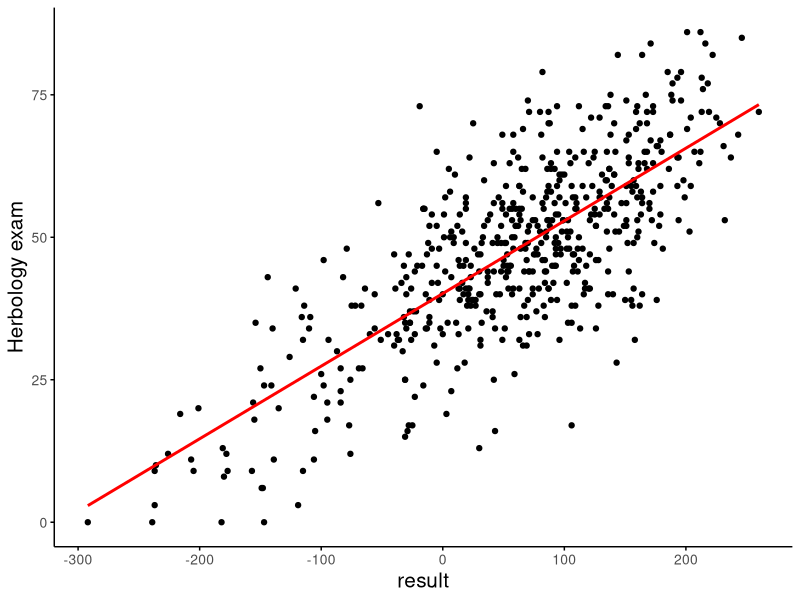
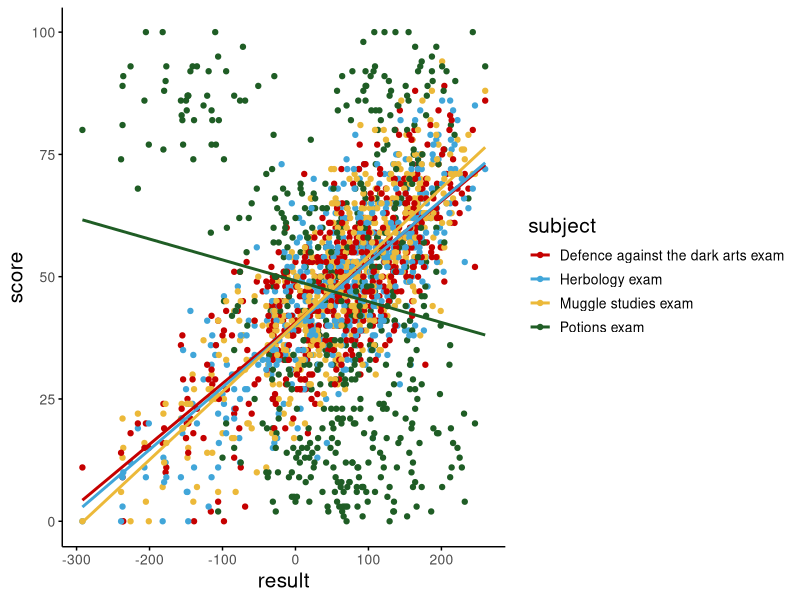
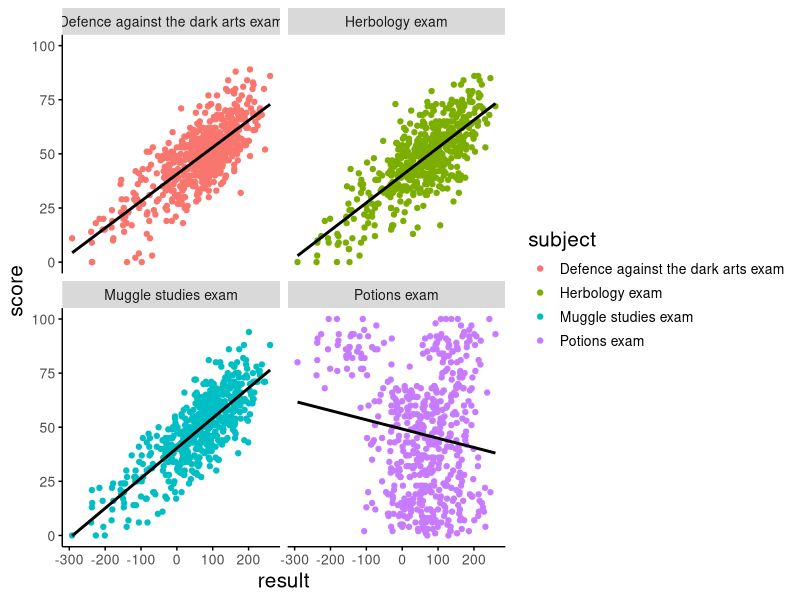
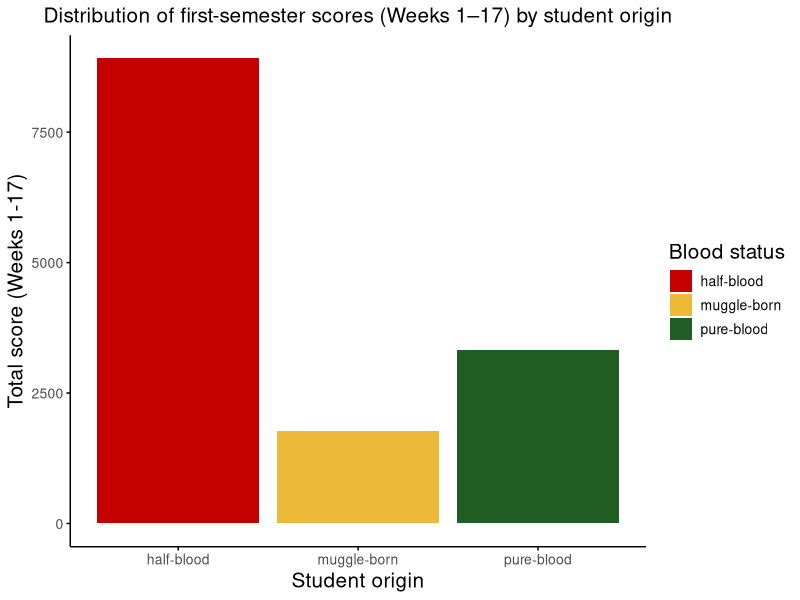
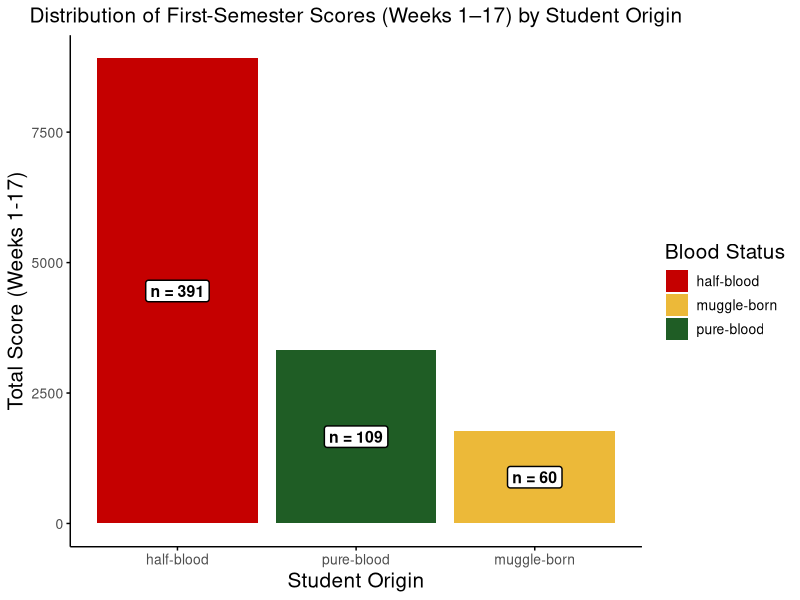
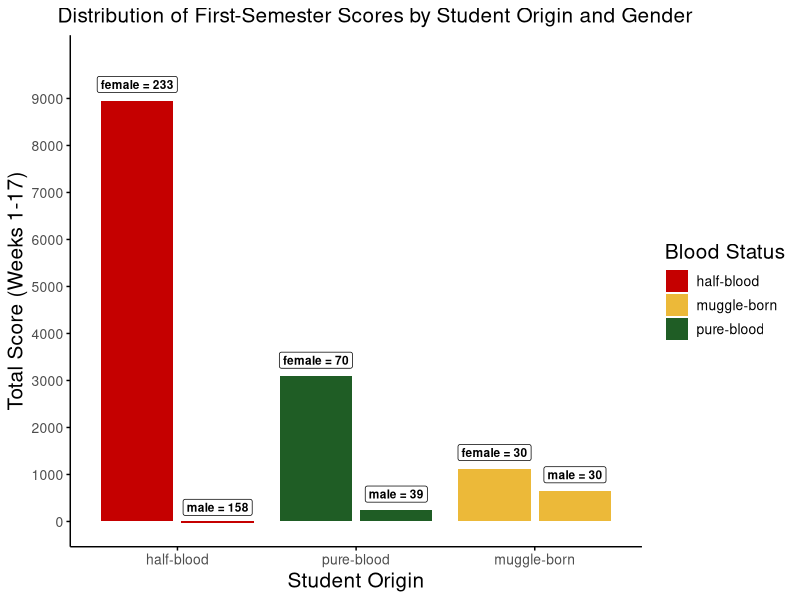
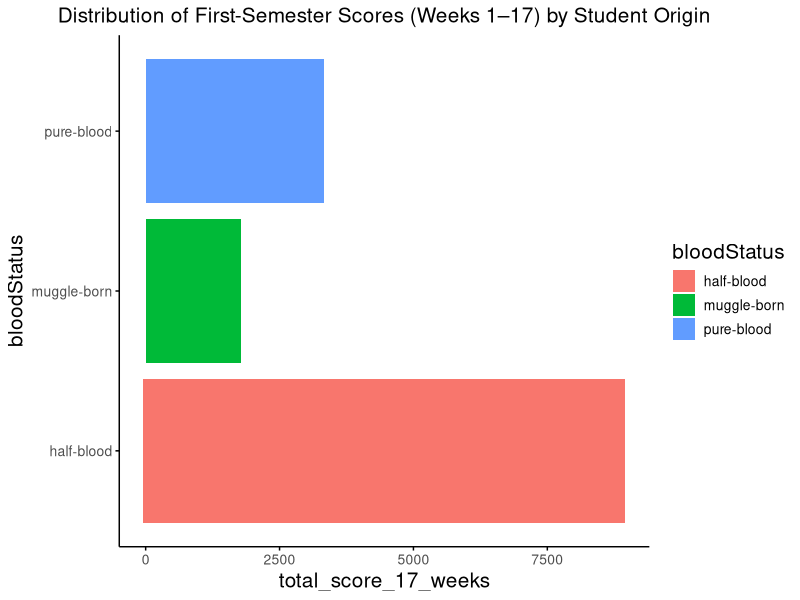
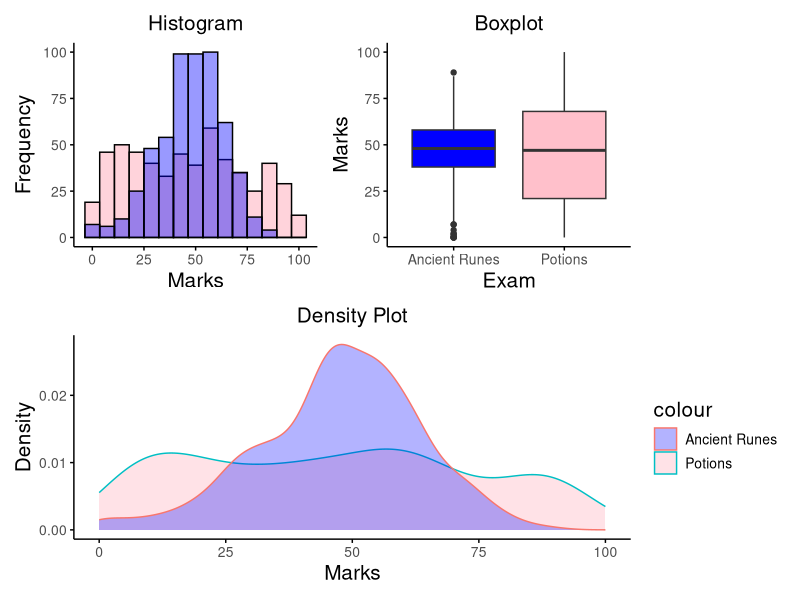

Reproduce these figures in R, in order.
## ---- chunk 1
knitr::opts_chunk$set(echo = TRUE)

library(readr)
library(tidyverse)
library(ggplot2)
library(patchwork)
library(ggpubr)
## ---- chunk 2
hogwarts <- read_csv("data/hogwarts_2024.csv")
hogwarts %>%
  glimpse()
hogwarts <- hogwarts |> mutate(
  across(c(house, course, sex, wandCore, bloodStatus), ~ as.factor(.x))
)
## ---- chunk 3
theme_custom <- theme(
    panel.background = element_rect(fill = "white"),
    plot.title = element_text(size = 15, hjust = 0.5),
    plot.subtitle = element_text(size = 15, hjust = 0.5),
    strip.text = element_text(size = 10),
    axis.text = element_text(size = 10),
    axis.title = element_text(size = 15),
    legend.title = element_text(size = 15),
    legend.text = element_text(size = 10),
    axis.line = element_line(color = "black"),
    axis.ticks = element_line(color = "black")
  )

ggplot(hogwarts, aes(x = `result`, y = `Herbology exam`))+
  geom_point()+
  geom_smooth(se = FALSE, method = "lm", colour = "red")+
  theme_custom

## ---- chunk 4
hogwarts_long <- hogwarts %>%
  pivot_longer(cols = c(`Herbology exam`, `Muggle studies exam`, `Defence against the dark arts exam`, `Potions exam`),
               names_to = "subject",
               values_to = "score")

ggplot(hogwarts_long, aes(x = result, y = score, color = subject)) +
  geom_point() +
  geom_smooth(se = FALSE, method = "lm") +
  scale_color_manual(values = c("Defence against the dark arts exam" = "#C50000", 
                                "Muggle studies exam" = "#ECB939", 
                                "Herbology exam" = "#41A6D9", 
                                "Potions exam" = "#1F5D25")) +
  theme_custom

## ---- chunk 5
# Didn't understand task clearly, so decided to add two types of scatterplot. Hope one of them will work :)

ggplot(hogwarts_long, aes(x = result, y = score, color = subject))+
  geom_point()+
  geom_smooth(se = FALSE, method = "lm", color = "black")+
  facet_wrap(~subject, ncol = 2)+
  theme_custom
## ---- chunk 6

## ---- chunk 7
hogwarts_17_weeks <- hogwarts %>%
  select(bloodStatus, week_1:week_17) %>%
  group_by(bloodStatus) %>% 
  summarize(
    total_score_17_weeks = sum(c_across(starts_with("week_")), na.rm = TRUE),
    student_count = n() 
  ) %>%
  ungroup()

ggplot(hogwarts_17_weeks)+
  geom_col(aes(y = total_score_17_weeks, 
               x = bloodStatus,
              fill = bloodStatus))+
  scale_fill_manual(values = c("half-blood" = "#C50000", 
                             "muggle-born" = "#ECB939", 
                             "pure-blood" = "#1F5D25"))+
  labs(title = "Distribution of first-semester scores (Weeks 1–17) by student origin",
       x = "Student origin",
       y = "Total score (Weeks 1-17)",
       fill = "Blood status")+
  theme_custom

## ---- chunk 8
hogwarts_17_weeks <- hogwarts %>%
  select(bloodStatus, week_1:week_17) %>%
  group_by(bloodStatus) %>%
  summarize(
    total_score_17_weeks = sum(c_across(starts_with("week_")), na.rm = TRUE),
    student_count = n()
  ) %>%
  ungroup()

ggplot(hogwarts_17_weeks, aes(x = fct_reorder(bloodStatus, total_score_17_weeks, .desc = TRUE), 
                              y = total_score_17_weeks, 
                              fill = bloodStatus))+
  geom_col()+
  scale_fill_manual(values = c("half-blood" = "#C50000", 
                               "muggle-born" = "#ECB939", 
                               "pure-blood" = "#1F5D25")) +
  labs(title = "Distribution of First-Semester Scores (Weeks 1–17) by Student Origin",
       x = "Student Origin",
       y = "Total Score (Weeks 1-17)",
       fill = "Blood Status")+
  geom_label(aes(label = paste("n =", student_count), 
                 y = total_score_17_weeks/2),  # Position slightly above bars
             fill = "white", 
             size = 4, 
             fontface = "bold", 
             label.size = 0.5)+
  theme_custom

## ---- chunk 9
hogwarts_17_weeks <- hogwarts %>%
  select(bloodStatus, week_1:week_17, sex) %>%
  group_by(bloodStatus, sex) %>%
  summarize(
    total_score_17_weeks = sum(c_across(starts_with("week_")), na.rm = TRUE),
    student_count = n()
  ) %>%
  ungroup()

hogwarts_plot <- ggplot(hogwarts_17_weeks, aes(x = fct_reorder(bloodStatus, total_score_17_weeks, .desc = TRUE), 
                              y = total_score_17_weeks, 
                              fill = bloodStatus))+
  geom_col(position = "dodge2", aes(group = sex))+
  scale_fill_manual(values = c("half-blood" = "#C50000", 
                               "muggle-born" = "#ECB939", 
                               "pure-blood" = "#1F5D25")) +
  labs(title = "Distribution of First-Semester Scores by Student Origin and Gender",
       x = "Student Origin",
       y = "Total Score (Weeks 1-17)",
       fill = "Blood Status") +
  
  scale_y_continuous(breaks = seq(0, max(hogwarts_17_weeks$total_score_17_weeks) * 1.1, by = 1000)) +
  
  # Add labels to show the number of students by gender
  geom_label(aes(label = paste(sex, "=", student_count)),
             fill = "white", 
             size = 3, 
             fontface = "bold", 
             position = position_dodge2(width = 0.9),
             vjust = -0.5)+
  expand_limits(y = max(hogwarts_17_weeks$total_score_17_weeks) * 1.1)+
  theme_custom+
  theme(plot.title = element_text(hjust = 0.2))

print(hogwarts_plot)
ggsave("hogwarts_17_weeks_plot.png", plot = hogwarts_plot, width = 10, height = 6)
## ---- chunk 10
ggplot(hogwarts_17_weeks, aes(x = bloodStatus, y = total_score_17_weeks, fill = bloodStatus))+
  geom_col()+
  coord_flip() +
  labs(title = "Distribution of First-Semester Scores (Weeks 1–17) by Student Origin")+
  theme_custom

## ---- chunk 11
hist_plot <- ggplot(hogwarts, aes(x = `Potions exam`)) +
  geom_histogram(fill = "pink", color = "black", bins = 15, alpha = 0.7) +
  geom_histogram(aes(x = `Study of ancient runes exam`), fill = "blue", color = "black", bins = 15, alpha = 0.4)+
  labs(title = "Histogram", x = "Marks", y = "Frequency")+
  theme_custom

box_plot <- ggplot(hogwarts, aes(x = "Potions", y = `Potions exam`, fill = "Potions")) +
  geom_boxplot(fill = "pink") +
  geom_boxplot(aes(x = "Ancient Runes", y = `Study of ancient runes exam`, fill = "Ancient Runes"), fill = "blue") +
  labs(title = "Boxplot", x = "Exam", y = "Marks") +
  theme_custom

dens_plot <- ggplot(hogwarts, aes(x = `Potions exam`, color = "Potions")) +
  geom_density(fill = "pink", alpha = 0.45) +
  geom_density(aes(x = `Study of ancient runes exam`, color = "Ancient Runes"), fill = "blue", alpha = 0.3) +
  labs(title = "Density Plot", x = "Marks", y = "Density") +
  theme_custom

fin_plot <- (hist_plot + box_plot) / dens_plot

print(fin_plot)
## ---- chunk 12
mean_potions <- hogwarts %>%
  group_by(bloodStatus) %>%
  summarize(mean_potions_score = mean(`Potions exam`, na.rm = TRUE))

ggplot(mean_potions, aes(x = fct_relevel(bloodStatus, "muggle-born", "pure-blood", "half-blood"), 
                                            y = mean_potions_score, fill = bloodStatus)) +
  geom_col() +
  scale_fill_manual(values = c("muggle-born" = "#ECB939", "pure-blood" = "#1F5D25", "half-blood" = "#C50000")) +
  labs(title = "Average Potions Exam Score by Blood Status",
       x = "Student Origin",
       y = "Mean Score") +
  theme_minimal() +
  theme(plot.title = element_text(hjust = 0.5))
## ---- chunk 13
mean_scores_extended <- hogwarts %>%
  group_by(bloodStatus) %>%
  summarize(mean_potions_score = mean(`Potions exam`, na.rm = TRUE),
            mean_herbology_score = mean(`Herbology exam`, na.rm = TRUE),
            mean_dada_score = mean(`Defence against the dark arts exam`, na.rm = TRUE),
            mean_flying_score = mean(`Flying exam`, na.rm = TRUE),
            mean_arithmacy_score = mean(`Arithmancy exam`, na.rm = TRUE))

mean_scores_long <- mean_scores_extended %>%
  pivot_longer(cols = starts_with("mean_"), 
               names_to = "subject", 
               values_to = "mean_score") %>%
  mutate(subject = recode(subject, 
                          "mean_potions_score" = "Potions",
                          "mean_herbology_score" = "Herbology",
                          "mean_dada_score" = "DADA",
                          "mean_flying_score" = "Flying",
                          "mean_arithmacy_score" = "Aritmethic"))

bar_plot_2 <- ggplot(mean_scores_long, aes(x = fct_relevel(bloodStatus, "muggle-born", "pure-blood", "half-blood"), y = mean_score, fill = subject)) +
  geom_col(position = position_dodge(width = 0.7), width = 0.6) +  # Use position_dodge for side-by-side bars
  scale_fill_manual(values = c("Potions" = "#C50000", "Herbology" = "#41A6D9", "DADA" = "#ECB939", "Flying" = "#A5B939", "Aritmethic" = "#C40089")) +
  labs(x = "Student Origin",
       y = "Average Score",
       fill = "Subject") +
  coord_flip() +
  theme_custom +
  theme(plot.title = element_text(hjust = 0.5))

box_plot_2 <- ggplot(mean_scores_long, aes(x = subject, y = mean_score, fill = subject)) +
  geom_boxplot() +
  scale_fill_manual(values = c("Potions" = "#C50000", "Herbology" = "#41A6D9", 
                               "DADA" = "#ECB939", "Flying" = "#A5B939", 
                               "Aritmethic" = "#C40089")) +
  labs(x = "Subject",
       y = "Average Score") +
  theme_custom +
  theme(plot.title = element_text(hjust = 0.5),
        axis.text.x = element_text(angle = 45, hjust = 1, vjust = 1))

combined_plot <- ggarrange(bar_plot_2, box_plot_2, 
                           ncol = 2, nrow = 1, 
                           widths = c(3, 2),
                           common.legend = TRUE, 
                           legend = "bottom",
                           labels = c("A", "B"),
                           hjust = -1,
                           vjust = 1)

print(combined_plot)
